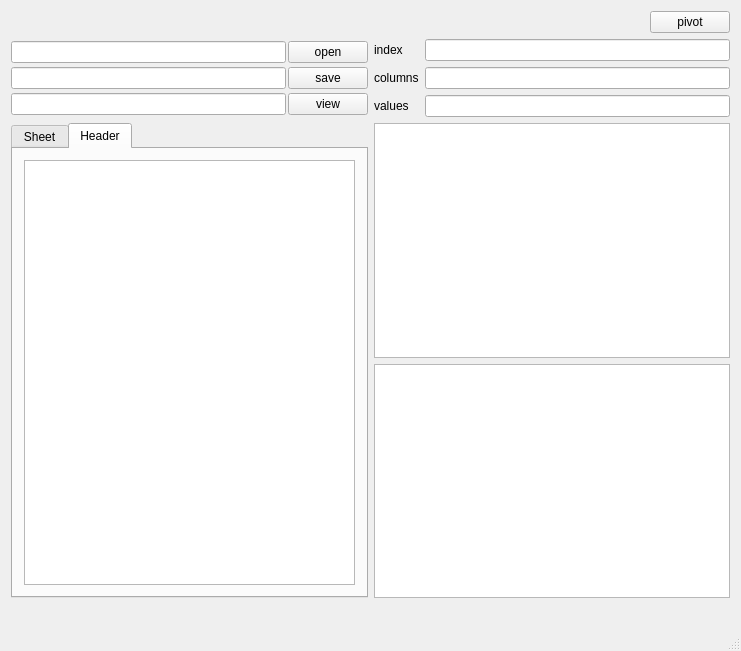
<?xml version="1.0" encoding="UTF-8"?>
<ui version="4.0">
 <class>MainWindow</class>
 <widget class="QMainWindow" name="MainWindow">
  <property name="geometry">
   <rect>
    <x>0</x>
    <y>0</y>
    <width>741</width>
    <height>651</height>
   </rect>
  </property>
  <property name="windowTitle">
   <string>MainWindow</string>
  </property>
  <widget class="QWidget" name="centralWidget">
   <layout class="QGridLayout" name="gridLayout_2" rowstretch="0,0,0,0,0" columnstretch="0,0">
    <item row="1" column="0">
     <layout class="QGridLayout" name="gridLayout_3">
      <property name="spacing">
       <number>2</number>
      </property>
      <item row="1" column="2">
       <widget class="QLineEdit" name="lineEdit_save"/>
      </item>
      <item row="0" column="3">
       <widget class="QPushButton" name="btn_open">
        <property name="text">
         <string>open</string>
        </property>
       </widget>
      </item>
      <item row="1" column="3">
       <widget class="QPushButton" name="btn_save">
        <property name="text">
         <string>save</string>
        </property>
       </widget>
      </item>
      <item row="2" column="3">
       <widget class="QPushButton" name="btn_view">
        <property name="text">
         <string>view</string>
        </property>
       </widget>
      </item>
      <item row="0" column="2">
       <widget class="QLineEdit" name="lineEdit_open"/>
      </item>
      <item row="2" column="2">
       <widget class="QLineEdit" name="lineEdit_view"/>
      </item>
     </layout>
    </item>
    <item row="0" column="0" colspan="2">
     <layout class="QHBoxLayout" name="horizontalLayout">
      <item>
       <spacer name="horizontalSpacer">
        <property name="orientation">
         <enum>Qt::Horizontal</enum>
        </property>
        <property name="sizeHint" stdset="0">
         <size>
          <width>40</width>
          <height>20</height>
         </size>
        </property>
       </spacer>
      </item>
      <item>
       <widget class="QPushButton" name="btn_pivot">
        <property name="text">
         <string>pivot</string>
        </property>
       </widget>
      </item>
     </layout>
    </item>
    <item row="2" column="1">
     <widget class="QTextEdit" name="textEdit"/>
    </item>
    <item row="4" column="0">
     <widget class="QLabel" name="lable_tips">
      <property name="text">
       <string/>
      </property>
     </widget>
    </item>
    <item row="3" column="1">
     <widget class="QTextEdit" name="textEdit_2"/>
    </item>
    <item row="1" column="1">
     <layout class="QGridLayout" name="gridLayout">
      <item row="2" column="2">
       <widget class="QLineEdit" name="lineEdit_vls"/>
      </item>
      <item row="1" column="2">
       <widget class="QLineEdit" name="lineEdit_cols"/>
      </item>
      <item row="1" column="0">
       <widget class="QLabel" name="label_columns">
        <property name="text">
         <string>columns</string>
        </property>
       </widget>
      </item>
      <item row="0" column="0">
       <widget class="QLabel" name="label_idx">
        <property name="text">
         <string>index</string>
        </property>
       </widget>
      </item>
      <item row="2" column="0">
       <widget class="QLabel" name="label_values">
        <property name="text">
         <string>values</string>
        </property>
       </widget>
      </item>
      <item row="0" column="2">
       <widget class="QLineEdit" name="lineEdit_idx"/>
      </item>
     </layout>
    </item>
    <item row="2" column="0" rowspan="2">
     <widget class="QTabWidget" name="tabWidget">
      <property name="currentIndex">
       <number>1</number>
      </property>
      <widget class="QWidget" name="tab">
       <attribute name="title">
        <string>Sheet</string>
       </attribute>
       <layout class="QVBoxLayout" name="verticalLayout_4">
        <item>
         <widget class="QTableView" name="tableView"/>
        </item>
       </layout>
      </widget>
      <widget class="QWidget" name="tab_2">
       <attribute name="title">
        <string>Header</string>
       </attribute>
       <layout class="QVBoxLayout" name="verticalLayout">
        <item>
         <widget class="QListWidget" name="getColumnList"/>
        </item>
       </layout>
      </widget>
     </widget>
    </item>
   </layout>
  </widget>
  <widget class="QStatusBar" name="statusBar"/>
  <action name="actionTest">
   <property name="text">
    <string>Open</string>
   </property>
  </action>
  <action name="actionTest_2">
   <property name="checkable">
    <bool>true</bool>
   </property>
   <property name="checked">
    <bool>true</bool>
   </property>
   <property name="text">
    <string>Test</string>
   </property>
  </action>
  <action name="actionTest_3">
   <property name="checkable">
    <bool>true</bool>
   </property>
   <property name="text">
    <string>Test</string>
   </property>
  </action>
  <action name="actionTest3">
   <property name="text">
    <string>Test3</string>
   </property>
  </action>
  <action name="actionTest3_2">
   <property name="text">
    <string>Test3</string>
   </property>
  </action>
  <action name="actionLight">
   <property name="text">
    <string>Light</string>
   </property>
  </action>
  <action name="actionDark">
   <property name="text">
    <string>Dark</string>
   </property>
  </action>
  <action name="actionPlot">
   <property name="text">
    <string>Plot</string>
   </property>
  </action>
 </widget>
 <layoutdefault spacing="6" margin="11"/>
 <resources/>
 <connections/>
</ui>
